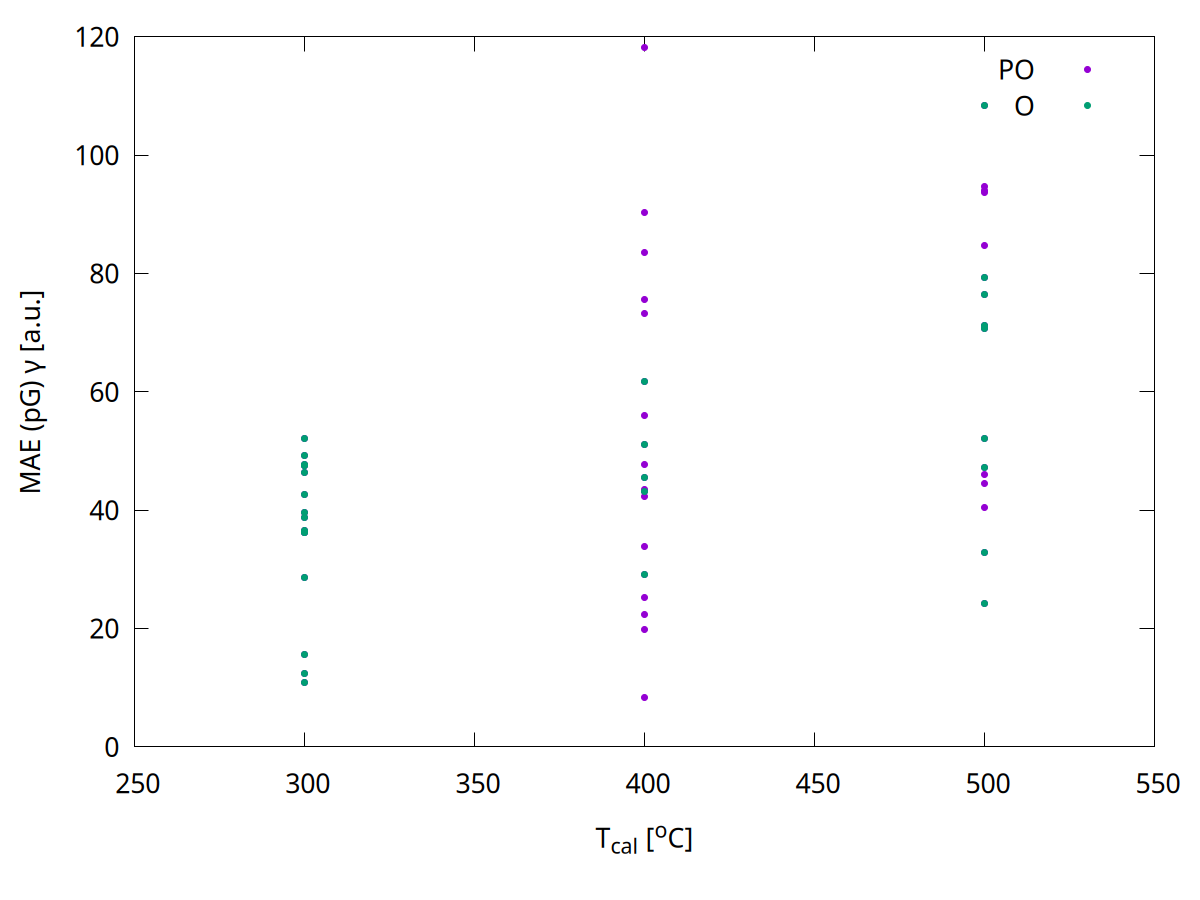

Source code (gnuplot):
#!/usr/bin/gnuplot 

set term pngcairo size 1200, 900 font ",20"
set out "G-tcal.png"
#set term svg
#set out "G-tcal.svg"
#filename="../../db_final.sorted.tsv"
filename="../../db_final.tsv"
filename="../../gen.tsv"
filename="../../db_final.gen.tsv"
width=2
set xlabel "T_{cal} [^oC]"
set ylabel "MAE (pG) {/Symbol g} [a.u.]"
set xrange [250:550]
set yrange [0:120]
#set xtics 0,60

#plot filename u 13:4 pt 7 notitle 

plot "../../db_final.tsv" u 12:3 pt 7 t "PO" ,\
    filename u 13:4 pt 7 t "O"
#pause -1
